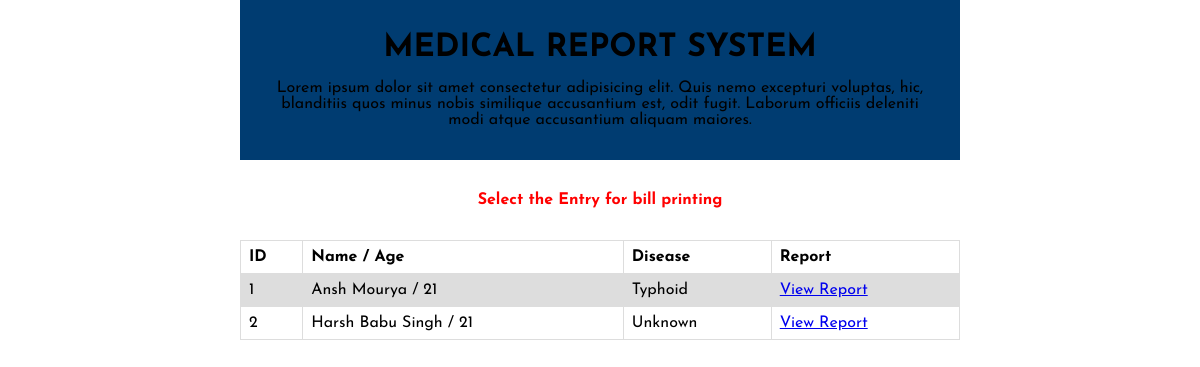
The page / on the database its author committed.
### tables this page shows
CREATE TABLE `record` (
  `id` int(11) NOT NULL,
  `Name` text NOT NULL,
  `FatherName` text NOT NULL,
  `Gender` enum('Male','Female','Transgender') NOT NULL,
  `Age` int(11) NOT NULL,
  `Address` text NOT NULL,
  `Disease` text NOT NULL,
  `Description` text NOT NULL,
  `Doctor` text NOT NULL,
  `Time` date NOT NULL DEFAULT current_timestamp()
);

### index.php (the view, shortened to what this page needs)
<?php
require_once "config.php";
$sql="SELECT * from record";
$query=mysqli_query($conn, $sql);
?>
<!DOCTYPE html>
<html lang="en">
<head>
    <link rel="stylesheet" href="style.css">
</head>
<body>
    <div class="container center_text">
        <header class="bg padding">
            <h1>MEDICAL REPORT SYSTEM</h1>
            <br>
            <p>Lorem ipsum dolor sit amet consectetur adipisicing elit. Quis nemo excepturi voluptas, hic, blanditiis quos minus nobis similique accusantium est, odit fugit. Laborum officiis deleniti modi atque accusantium aliquam maiores.</p>
        </header>
        <div class="nav padding red_text">
            <h4>Select the Entry for bill printing</h4>
        </div>
        <div class="Entries">
            <table>
  <tr>
    <th>ID</th>
    <th>Name / Age</th>
    <th>Disease</th>
    <th>Report</th>
  </tr>
  <?php
                while($result= mysqli_fetch_array($query)){
            ?>
  <a href="Bill.php/id=<?php echo $result['id'] ?>">
  <tr>
        <td><?php echo $result['id'] ?></td>
        <td><?php echo $result['Name']." / ".$result['Age'] ?></td>
        <td><?php echo $result['Disease'] ?></td>
        <td><a href="Report.php?id=<?php echo $result['id'] ?>">View Report</a></td>
  </tr>
  </a>
  <?php
            }
            ?>
</table>
        </div>
    </div>
</body>
</html>

### style.css (style rules this page uses)
* { margin: 0; padding: 0; }
body { font-family: 'Josefin Sans', sans-serif; }
.container { width: 60%; margin: auto; }
.padding { padding: 2rem; }
.bg { background-color: rgb(0, 60, 113); }
.red_text { color: red; }
.center_text { text-align: center; }
table { border-collapse: collapse; width: 100%; }
td, th { border: 1px solid #dddddd; text-align: left; padding: 8px; }
tr:nth-child(even) { background-color: #dddddd; }

### rows shown on the page
record: id "1", Name "Ansh Mourya", Age "21", Disease "Typhoid"
record: id "2", Name "Harsh Babu Singh", Age "21", Disease "Unknown"
